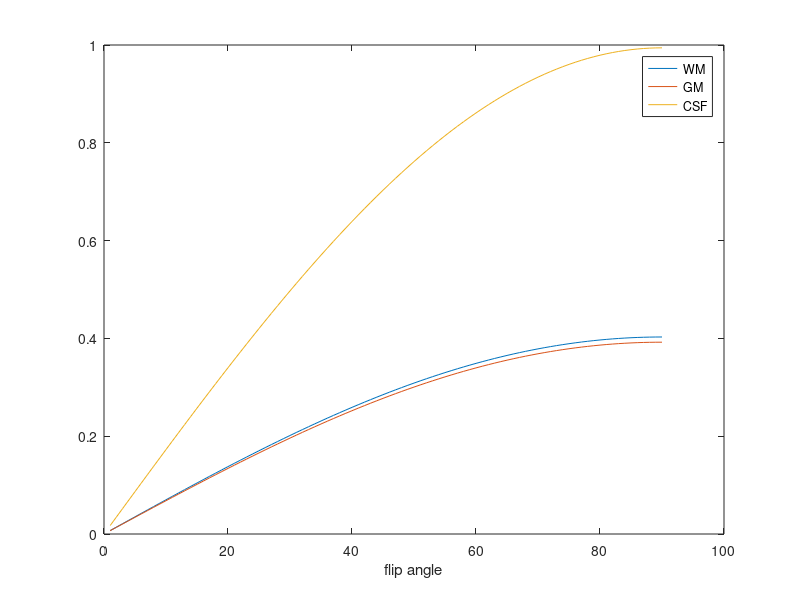
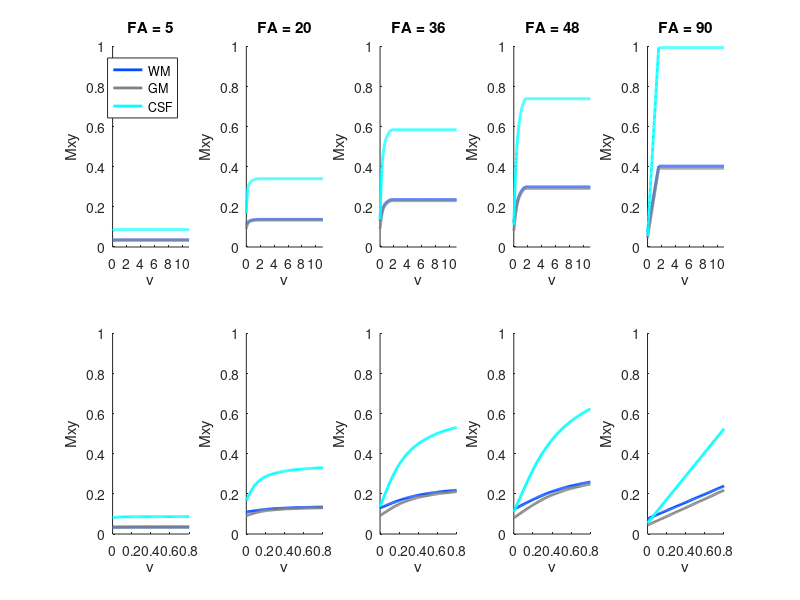

MATLAB code for these plots, in order:
% Implements equations from Bianciardi et al., 2015
% Play with parameters: 
% 1) test our Stanfor scan parameters with different flip angles

% since whole brain--> Ernst angle equations would be better

%%

% MRI acquisition settings:
FA_deg = [5 20 36 48 90]; % flip angle in degrees to plot
FA_all = (FA_deg*2*pi)/360; % flip angle in radians
TE = 0.0116;
T2s_all = [0.021 0.015 2]; % T2s from Weiskopf 2013 Frontiers in Neuroscience
TR = 0.250;

V = 0:0.01:11; % cm/s
Vc = 0.4/TR; % ST/TR (ST = slice thickness) speed at which there is complete inflow of new spins

% Tissue parameters [WM GM CSF blood] from Bianciardi at 7T
T1 = [1.2 2.1 4.4 1.7]; % seconds longitudinal recovery rate

% % Tissue parameters [WM GM CSF] from Bianciardi at 3T
% T1 = [0.8 1.3 4.4]; % seconds longitudinal recovery rate
% T1=[0.9  1.67  4]; % old: previous used longitudinal recovery rate 

PD = [0.7 0.85 1]; % this is not used in Bianciardi

%% plot for V==0

FA_deg = [1:90]; % flip angle in degrees to plot
FA_all = (FA_deg*2*pi)/360; % flip angle in radians

% tt_colors = {[0 .3 1],[.5 .5 .5],'c'};
% tt_colors = {'r','b','g'};

Mxy = NaN(3,length(FA_all));

for FA_ind = 1:length(FA_all)
    FA = FA_all(FA_ind);
    for tt = 1:3 % [1:WM 2:GM 3:CSF]

        T2s = T2s_all(tt);

        G = 1; % a gain factor
        M0 = 1 * PD(tt);

        q = exp(-TR/T1(tt))*cos(FA);

%         % regime 1 v==0:
%         kk = find(V==0);
%         MzV0 = (M0 * (1-exp(-TR/T1(tt))))/(1-q);
%         Mxy(tt,FA_ind) = G * sin(FA) * MzV0 *...
%             exp(-TE/T2s);
%         
%         % regime 2 v<vc:
%         kk = find(V>.4,1);% find(V>0 & V<Vc) 
%         MzV0 = (M0 * (1-exp(-TR/T1(tt))))/(1-q);
%         Mxy(tt,FA_ind) = G * sin(FA) * (MzV0 + (M0-MzV0)*(1-q.^(Vc/V(kk)))/((Vc/V(kk))*(1-q)) ) *...
%             exp(-TE/T2s);

        % regime 3 v>vc:
        kk = find(V>=Vc,1);
        Mxy(tt,FA_ind) = G * sin(FA) * M0 *...
            exp(-TE/T2s);

        
    end
end

figure('Position',[0 300 800 400])
plot(Mxy')
ylim([0 1])
legend({'WM','GM','CSF'})
xlabel('flip angle')

%%
FA_deg = [5 20 36 48 90]; % flip angle in degrees to plot
FA_all = (FA_deg*2*pi)/360; % flip angle in radians

figure('Position',[0 300 800 400])
tt_colors = {[0 .3 1],[.5 .5 .5],'c'};
% tt_colors = {'r','b','g'};
for FA_ind = 1:length(FA_all)
    FA = FA_all(FA_ind);
    subplot(2,length(FA_all),FA_ind),hold on
    title(['FA = ' int2str(FA_deg(FA_ind))])
    for tt = 1:3 % [1:WM 2:GM 3:CSF]

        T2s = T2s_all(tt);

        G = 1; % a gain factor
        M0 = 1 * PD(tt);

        q = exp(-TR/T1(tt))*cos(FA);

        Mxy = NaN(size(V));

        % regime 1 v==0:
        for kk = find(V==0)   
            MzV0 = (M0 * (1-exp(-TR/T1(tt))))/(1-q);
            Mxy(kk) = G * sin(FA) * MzV0 *...
                exp(-TE/T2s);
        end

        % regime 2 v<vc:
        for kk = find(V>0 & V<Vc) 
            MzV0 = (M0 * (1-exp(-TR/T1(tt))))/(1-q);
            Mxy(kk) = G * sin(FA) * (MzV0 + (M0-MzV0)*(1-q.^(Vc/V(kk)))/((Vc/V(kk))*(1-q)) ) *...
                exp(-TE/T2s);
        end

        % regime 3 v>vc:
        for kk = find(V>=Vc) 
            Mxy(kk) = G * sin(FA) * M0 *...
                exp(-TE/T2s);
        end

        subplot(2,length(FA_all),FA_ind),hold on
        plot(V,Mxy,'LineWidth',2,'Color',tt_colors{tt})
        xlabel('v')
        ylabel('Mxy')
        xlim([V(1) V(end)]),ylim([0 1])

        subplot(2,length(FA_all),length(FA_all)+FA_ind),hold on
        plot(V,Mxy,'LineWidth',2,'Color',tt_colors{tt})
        xlabel('v')
        ylabel('Mxy')
        xlim([V(1) .8]),ylim([0 1])
    end
end

subplot(2,length(FA_all),1)
legend({'WM','GM','CSF'})
